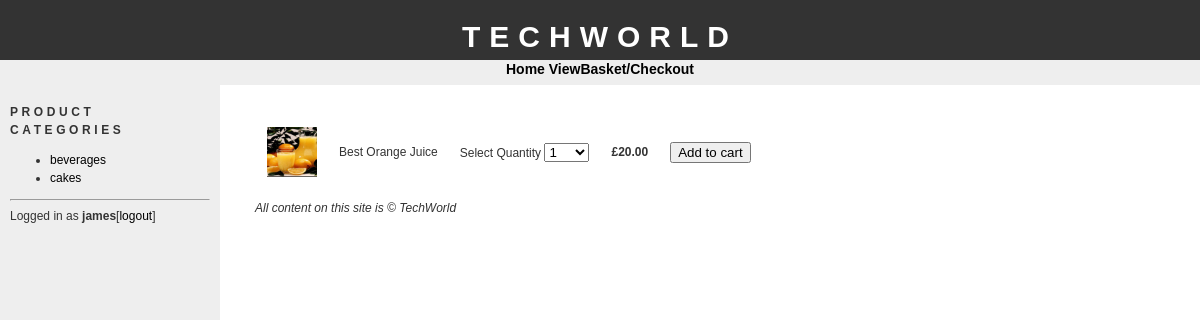
/addtobasket.php?id=2 (signed in), run on the app's committed database.
### tables this page shows
CREATE TABLE IF NOT EXISTS `categories` (
  `id` tinyint(4) NOT NULL AUTO_INCREMENT,
  `name` varchar(100) NOT NULL,
  PRIMARY KEY (`id`)
);

CREATE TABLE IF NOT EXISTS `products` (
  `id` int(11) NOT NULL AUTO_INCREMENT,
  `cat_id` tinyint(4) NOT NULL,
  `name` varchar(150) NOT NULL,
  `description` text NOT NULL,
  `image` varchar(30) NOT NULL,
  `price` float NOT NULL,
  PRIMARY KEY (`id`)
);

### connection.php (called while the page is built, shortened)
<?php
$config_basedir = "http://localhost/cart/";

### addtobasket.php (the view, shortened to what this page needs)
<?php
require("connection.php");
require("functions.php");
$prodsql = "SELECT * FROM products WHERE id = " . $_GET['id'] . ";";
$prodres = mysqli_query($conn,$prodsql);
$numrows = mysqli_num_rows($prodres);
$prodrow = mysqli_fetch_assoc($prodres);
if($numrows == 0)
{
header("Location: " . $config_basedir);
}
else
{
if(isset($_POST['submit']))
{
if(isset($_SESSION['SESS_ORDERNUM']))
{
$itemsql = "INSERT INTO orderitems(order_id,product_id, quantity) VALUES(". $_SESSION['SESS_ORDERNUM'] . ", ". $_GET['id'] . ", ". $_POST['amountBox'] . ")";
mysqli_query($conn,$itemsql) or die(mysql_error());
}
else
{
if(isset($_SESSION['SESS_LOGGEDIN']))
{
$sql = "INSERT INTO orders(customer_id,registered, date) VALUES(". $_SESSION['SESS_USERID'] . ", 1, NOW())";
mysqli_query($conn,$sql) or die(mysql_error());
$_SESSION['SESS_ORDERNUM'] = mysql_insert_id();
$itemsql = "INSERT INTO orderitems(order_id, product_id, quantity) VALUES(". $_SESSION['SESS_ORDERNUM']. ", " . $_GET['id'] . ", ". $_POST['amountBox'] . ")";
mysqli_query($conn,$itemsql) or die(mysql_error());
}
else
{
$sql = "INSERT INTO orders(registered,date, session) VALUES(". "0, NOW(), '" . session_id() . "')";
mysqli_query($conn,$sql) or die(mysql_error());
$_SESSION['SESS_ORDERNUM'] = mysql_insert_id();
$itemsql = "INSERT INTO orderitems(order_id, product_id, quantity) VALUES(". $_SESSION['SESS_ORDERNUM'] . ", " . $_GET['id'] . ", ". $_POST['amountBox'] . ")";
mysqli_query($conn,$itemsql) or die(mysql_error());
}
}
$totalprice = $prodrow['price'] * $_POST['amountBox'] ;
$updsql = "UPDATE orders SET total = total + ". $totalprice . " WHERE id = ". $_SESSION['SESS_ORDERNUM'] . ";";
mysqli_query($conn,$updsql) or die(mysql_error());
header("Location: " . $config_basedir . "showcart.php");
}
else
{
require("header.php");
echo "<form action='addtobasket.php?id=". $_GET['id'] . "' method='POST'>";
echo "<table cellpadding='10'>";
echo "<tr>";
if(empty($prodrow['image'])) {
echo "<td><imgsrc='productimages/dummy.jpg' width='50' alt='". $prodrow['name'] . "'></td>";
}
else {
echo "<td>
<img src='productimages/" . $prodrow['image']. "' width='50' alt='" . $prodrow['name']. "'></td>";
}
echo "<td>" . $prodrow['name'] . "</td>";
echo "<td>Select Quantity <select name='amountBox'>";
for($i=1;$i<=100;$i++)
{
echo "<option>" . $i . "</option>";
}
echo "</select></td>";
echo "<td><strong>&pound;". sprintf('%.2f', $prodrow['price']) . "</strong></td>";
echo "<td><input type='submit' name='submit' value='Add to cart'></td>";
echo "</tr>";
echo "</table>";
echo "</form>";
}
}
require("footer.php");
?>

### bar.php
<h1>Product Categories</h1>
<ul>
<?php
require("connection.php");
$sql = "SELECT * FROM categories;";
$result = mysqli_query($conn,$sql);
while($row = mysqli_fetch_assoc($result))
{
echo "<li><a href='" . $config_basedir. "products.php?id=" . $row['id'] . "'>". $row['name'] . "</a></li>";
}
?>
</ul>

### css/stylesheet.css (style rules this page uses)
body { font-family: "trebuchet ms", verdana, sans-serif; font-size: 12px; line-height: 1.5em; color: #333; background: #ffffff; margin: 0; padding: 0; text-align: center; width: 100%; }
a:link { text-decoration: none; color: #000; }
img { border: 0; }
#bar h1 { font-size: 12px; text-transform: uppercase; letter-spacing: 0.3em; }

### data on the page
categories: name "beverages"
categories: name "cakes"
products: image (picture), name "Best Orange Juice", price "20.00"

### other printed values
$config_sitename "TECHWORLD"
$_SESSION['SESS_USERNAME'] "james"
$config_sitename "TechWorld"
form field amountBox "1"
